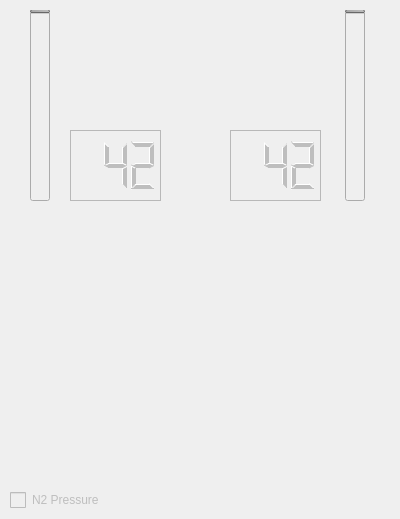
    <widget class="QWidget" name="tab_systemview">
     <property name="enabled">
      <bool>false</bool>
     </property>
     <attribute name="title">
      <string>System view</string>
     </attribute>
     <widget class="QProgressBar" name="progressBar_hpdl">
      <property name="geometry">
       <rect>
        <x>30</x>
        <y>10</y>
        <width>20</width>
        <height>191</height>
       </rect>
      </property>
      <property name="layoutDirection">
       <enum>Qt::LeftToRight</enum>
      </property>
      <property name="maximum">
       <number>2000</number>
      </property>
      <property name="value">
       <number>42</number>
      </property>
      <property name="alignment">
       <set>Qt::AlignRight|Qt::AlignTrailing|Qt::AlignVCenter</set>
      </property>
      <property name="orientation">
       <enum>Qt::Vertical</enum>
      </property>
      <property name="invertedAppearance">
       <bool>true</bool>
      </property>
      <property name="textDirection">
       <enum>QProgressBar::TopToBottom</enum>
      </property>
      <property name="format">
       <string>%v</string>
      </property>
     </widget>
     <widget class="QProgressBar" name="progressBar_hpdr">
      <property name="geometry">
       <rect>
        <x>345</x>
        <y>10</y>
        <width>20</width>
        <height>191</height>
       </rect>
      </property>
      <property name="layoutDirection">
       <enum>Qt::LeftToRight</enum>
      </property>
      <property name="maximum">
       <number>2000</number>
      </property>
      <property name="value">
       <number>42</number>
      </property>
      <property name="alignment">
       <set>Qt::AlignRight|Qt::AlignTrailing|Qt::AlignVCenter</set>
      </property>
      <property name="orientation">
       <enum>Qt::Vertical</enum>
      </property>
      <property name="invertedAppearance">
       <bool>true</bool>
      </property>
      <property name="textDirection">
       <enum>QProgressBar::TopToBottom</enum>
      </property>
      <property name="format">
       <string>%v</string>
      </property>
     </widget>
     <widget class="QLabel" name="label_v1_bg">
      <property name="geometry">
       <rect>
        <x>0</x>
        <y>220</y>
        <width>91</width>
        <height>91</height>
       </rect>
      </property>
      <property name="text">
       <string/>
      </property>
      <property name="pixmap">
       <pixmap resource="prosper.qrc">:/images/images/valve_bg.svg</pixmap>
      </property>
      <property name="scaledContents">
       <bool>true</bool>
      </property>
     </widget>
     <widget class="QLabel" name="label_v2_bg">
      <property name="geometry">
       <rect>
        <x>100</x>
        <y>220</y>
        <width>91</width>
        <height>91</height>
       </rect>
      </property>
      <property name="text">
       <string/>
      </property>
      <property name="pixmap">
       <pixmap resource="prosper.qrc">:/images/images/valve_bg.svg</pixmap>
      </property>
      <property name="scaledContents">
       <bool>true</bool>
      </property>
     </widget>
     <widget class="QLabel" name="label_v3_bg">
      <property name="geometry">
       <rect>
        <x>200</x>
        <y>220</y>
        <width>91</width>
        <height>91</height>
       </rect>
      </property>
      <property name="text">
       <string/>
      </property>
      <property name="pixmap">
       <pixmap resource="prosper.qrc">:/images/images/valve_bg.svg</pixmap>
      </property>
      <property name="scaledContents">
       <bool>true</bool>
      </property>
     </widget>
     <widget class="QLabel" name="label_v4_bg">
      <property name="geometry">
       <rect>
        <x>300</x>
        <y>220</y>
        <width>91</width>
        <height>91</height>
       </rect>
      </property>
      <property name="text">
       <string/>
      </property>
      <property name="pixmap">
       <pixmap resource="prosper.qrc">:/images/images/valve_bg.svg</pixmap>
      </property>
      <property name="scaledContents">
       <bool>true</bool>
      </property>
     </widget>
     <widget class="QLabel" name="label_vr_bg">
      <property name="geometry">
       <rect>
        <x>230</x>
        <y>10</y>
        <width>91</width>
        <height>91</height>
       </rect>
      </property>
      <property name="text">
       <string/>
      </property>
      <property name="pixmap">
       <pixmap resource="prosper.qrc">:/images/images/valve_bg.svg</pixmap>
      </property>
      <property name="scaledContents">
       <bool>true</bool>
      </property>
     </widget>
     <widget class="QLabel" name="label_vl_bg">
      <property name="geometry">
       <rect>
        <x>70</x>
        <y>10</y>
        <width>91</width>
        <height>91</height>
       </rect>
      </property>
      <property name="text">
       <string/>
      </property>
      <property name="pixmap">
       <pixmap resource="prosper.qrc">:/images/images/valve_bg.svg</pixmap>
      </property>
      <property name="scaledContents">
       <bool>true</bool>
      </property>
     </widget>
     <widget class="QLabel" name="label_vl_content">
      <property name="geometry">
       <rect>
        <x>70</x>
        <y>10</y>
        <width>91</width>
        <height>91</height>
       </rect>
      </property>
      <property name="text">
       <string/>
      </property>
      <property name="pixmap">
       <pixmap resource="prosper.qrc">:/images/images/7valve_content.svg</pixmap>
      </property>
      <property name="scaledContents">
       <bool>true</bool>
      </property>
     </widget>
     <widget class="QLabel" name="label_vr_content">
      <property name="geometry">
       <rect>
        <x>230</x>
        <y>10</y>
        <width>91</width>
        <height>91</height>
       </rect>
      </property>
      <property name="text">
       <string/>
      </property>
      <property name="pixmap">
       <pixmap resource="prosper.qrc">:/images/images/7valve_content.svg</pixmap>
      </property>
      <property name="scaledContents">
       <bool>true</bool>
      </property>
     </widget>
     <widget class="QLabel" name="label_v1_content">
      <property name="geometry">
       <rect>
        <x>0</x>
        <y>220</y>
        <width>91</width>
        <height>91</height>
       </rect>
      </property>
      <property name="text">
       <string/>
      </property>
      <property name="pixmap">
       <pixmap resource="prosper.qrc">:/images/images/8valve_content.svg</pixmap>
      </property>
      <property name="scaledContents">
       <bool>true</bool>
      </property>
     </widget>
     <widget class="QLabel" name="label_v2_content">
      <property name="geometry">
       <rect>
        <x>100</x>
        <y>220</y>
        <width>91</width>
        <height>91</height>
       </rect>
      </property>
      <property name="text">
       <string/>
      </property>
      <property name="pixmap">
       <pixmap resource="prosper.qrc">:/images/images/6valve_content.svg</pixmap>
      </property>
      <property name="scaledContents">
       <bool>true</bool>
      </property>
     </widget>
     <widget class="QLabel" name="label_v3_content">
      <property name="geometry">
       <rect>
        <x>200</x>
        <y>220</y>
        <width>91</width>
        <height>91</height>
       </rect>
      </property>
      <property name="text">
       <string/>
      </property>
      <property name="pixmap">
       <pixmap resource="prosper.qrc">:/images/images/6valve_content.svg</pixmap>
      </property>
      <property name="scaledContents">
       <bool>true</bool>
      </property>
     </widget>
     <widget class="QLabel" name="label_v4_content">
      <property name="geometry">
       <rect>
        <x>300</x>
        <y>220</y>
        <width>91</width>
        <height>91</height>
       </rect>
      </property>
      <property name="text">
       <string/>
      </property>
      <property name="pixmap">
       <pixmap resource="prosper.qrc">:/images/images/9valve_content.svg</pixmap>
      </property>
      <property name="scaledContents">
       <bool>true</bool>
      </property>
     </widget>
     <widget class="QLabel" name="label_vl_finger">
      <property name="geometry">
       <rect>
        <x>70</x>
        <y>10</y>
        <width>91</width>
        <height>91</height>
       </rect>
      </property>
      <property name="text">
       <string/>
      </property>
      <property name="pixmap">
       <pixmap resource="prosper.qrc">:/images/images/7valve_finger.svg</pixmap>
      </property>
      <property name="scaledContents">
       <bool>true</bool>
      </property>
     </widget>
     <widget class="QLabel" name="label_vr_finger">
      <property name="geometry">
       <rect>
        <x>230</x>
        <y>10</y>
        <width>91</width>
        <height>91</height>
       </rect>
      </property>
      <property name="text">
       <string/>
      </property>
      <property name="pixmap">
       <pixmap resource="prosper.qrc">:/images/images/7valve_finger.svg</pixmap>
      </property>
      <property name="scaledContents">
       <bool>true</bool>
      </property>
     </widget>
     <widget class="QLabel" name="label_v1_finger">
      <property name="geometry">
       <rect>
        <x>0</x>
        <y>220</y>
        <width>91</width>
        <height>91</height>
       </rect>
      </property>
      <property name="styleSheet">
       <string notr="true"/>
      </property>
      <property name="text">
       <string/>
      </property>
      <property name="pixmap">
       <pixmap resource="prosper.qrc">:/images/images/8valve_fingers.svg</pixmap>
      </property>
      <property name="scaledContents">
       <bool>true</bool>
      </property>
     </widget>
     <widget class="QLabel" name="label_v2_finger">
      <property name="geometry">
       <rect>
        <x>100</x>
        <y>220</y>
        <width>91</width>
        <height>91</height>
       </rect>
      </property>
      <property name="text">
       <string/>
      </property>
      <property name="pixmap">
       <pixmap resource="prosper.qrc">:/images/images/6valve_fingers.svg</pixmap>
      </property>
      <property name="scaledContents">
       <bool>true</bool>
      </property>
     </widget>
     <widget class="QLabel" name="label_v3_finger">
      <property name="geometry">
       <rect>
        <x>200</x>
        <y>220</y>
        <width>91</width>
        <height>91</height>
       </rect>
      </property>
      <property name="text">
       <string/>
      </property>
      <property name="pixmap">
       <pixmap resource="prosper.qrc">:/images/images/6valve_fingers.svg</pixmap>
      </property>
      <property name="scaledContents">
       <bool>true</bool>
      </property>
     </widget>
     <widget class="QLabel" name="label_v4_finger">
      <property name="geometry">
       <rect>
        <x>300</x>
        <y>220</y>
        <width>91</width>
        <height>91</height>
       </rect>
      </property>
      <property name="text">
       <string/>
      </property>
      <property name="pixmap">
       <pixmap resource="prosper.qrc">:/images/images/9valve_fingers.svg</pixmap>
      </property>
      <property name="scaledContents">
       <bool>true</bool>
      </property>
     </widget>
     <widget class="QLCDNumber" name="lcdNumber_hpdl">
      <property name="geometry">
       <rect>
        <x>70</x>
        <y>130</y>
        <width>91</width>
        <height>71</height>
       </rect>
      </property>
      <property name="frameShape">
       <enum>QFrame::StyledPanel</enum>
      </property>
      <property name="frameShadow">
       <enum>QFrame::Sunken</enum>
      </property>
      <property name="numDigits">
       <number>3</number>
      </property>
      <property name="digitCount">
       <number>3</number>
      </property>
      <property name="segmentStyle">
       <enum>QLCDNumber::Filled</enum>
      </property>
      <property name="value" stdset="0">
       <double>42.000000000000000</double>
      </property>
      <property name="intValue" stdset="0">
       <number>42</number>
      </property>
     </widget>
     <widget class="QLCDNumber" name="lcdNumber_hpdr">
      <property name="geometry">
       <rect>
        <x>230</x>
        <y>130</y>
        <width>91</width>
        <height>71</height>
       </rect>
      </property>
      <property name="frameShape">
       <enum>QFrame::StyledPanel</enum>
      </property>
      <property name="frameShadow">
       <enum>QFrame::Sunken</enum>
      </property>
      <property name="numDigits">
       <number>3</number>
      </property>
      <property name="digitCount">
       <number>3</number>
      </property>
      <property name="segmentStyle">
       <enum>QLCDNumber::Filled</enum>
      </property>
      <property name="value" stdset="0">
       <double>42.000000000000000</double>
      </property>
      <property name="intValue" stdset="0">
       <number>42</number>
      </property>
     </widget>
     <widget class="QCheckBox" name="checkBox_IN">
      <property name="enabled">
       <bool>false</bool>
      </property>
      <property name="geometry">
       <rect>
        <x>10</x>
        <y>490</y>
        <width>101</width>
        <height>20</height>
       </rect>
      </property>
      <property name="styleSheet">
       <string notr="true">QCheckBox::indicator 
{
width:16px;
height:16px;
}

QCheckBox::indicator:checked
  {
	image: url(:/images/images/check_on_green.svg);
  }
  QCheckBox::indicator:unchecked
  {
	image: url(:/images/images/check_off_red.svg);
  }

</string>
      </property>
      <property name="text">
       <string>N2 Pressure</string>
      </property>
      <property name="checkable">
       <bool>true</bool>
      </property>
      <property name="checked">
       <bool>false</bool>
      </property>
      <property name="tristate">
       <bool>false</bool>
      </property>
     </widget>
    </widget>
